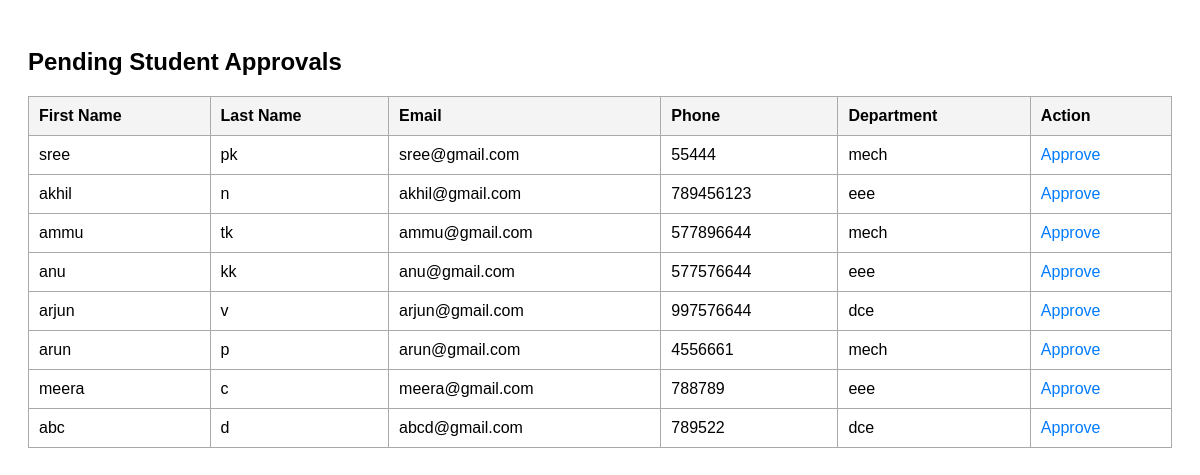
The app's page /viewstudents with its own data.
### collegeapp/models.py (models this page shows)
class student(models.Model):
    dep_id=models.ForeignKey(Department,on_delete=models.CASCADE)
    stud_id=models.ForeignKey(User,on_delete=models.CASCADE)
    phone=models.BigIntegerField()
    place=models.CharField(max_length=100)

class User(AbstractUser):
    usertype=models.CharField(max_length=50)

class Department(models.Model):
    Dep_Name=models.CharField(max_length=100)

### collegeapp/views.py (the view)
# urls.py: path('viewstudents',views.viewstudents,name='viewstudents'),
def viewstudents(request):
    x=student.objects.all()
    return render(request,'viewstudents.html',{'data':x})

### collegeapp/templates/viewstudents.html (shortened to what this page needs)
<!DOCTYPE html>
<html lang="en">
<head>
</head>
<body>
    <h2>Pending Student Approvals</h2>
    <table>
        <thead>
            <tr>
                <th>First Name</th>
                <th>Last Name</th>
                <th>Email</th>
                <th>Phone</th>
                <th>Department</th>
                <th>Action</th>
            </tr>
        </thead>
        <tbody>
            {% for i in data %}
            <tr>
                <td>{{ i.stud_id.first_name }}</td>
                <td>{{ i.stud_id.last_name }}</td>
                <td>{{ i.stud_id.email }}</td>
                <td>{{ i.phone }}</td>
                <td>{{ i.dep_id.Dep_Name }}</td>
                <td><a href="/admin_approve_students/{{ i.id }}">Approve</a></td>
            </tr>
            {% empty %}
            <tr>
                <td colspan="6">No students pending approval.</td>
            </tr>
            {% endfor %}
        </tbody>
    </table>
</body>
</html>

### collegeapp/templates/viewstudents.html (style rules this page uses)
body { font-family: Arial, sans-serif; padding: 20px; }
table { width: 100%; border-collapse: collapse; margin-top: 20px; }
th, td { border: 1px solid #aaa; padding: 10px; text-align: left; }
th { background-color: #f4f4f4; }
a { color: #007bff; text-decoration: none; }

### records on screen
student: stud_id.first_name "sree", stud_id.last_name "pk", stud_id.email "sree@gmail.com", phone "55444", dep_id.Dep_Name "mech"
student: stud_id.first_name "akhil", stud_id.last_name "n", stud_id.email "akhil@gmail.com", phone "789456123", dep_id.Dep_Name "eee"
student: stud_id.first_name "ammu", stud_id.last_name "tk", stud_id.email "ammu@gmail.com", phone "577896644", dep_id.Dep_Name "mech"
student: stud_id.first_name "anu", stud_id.last_name "kk", stud_id.email "anu@gmail.com", phone "577576644", dep_id.Dep_Name "eee"
student: stud_id.first_name "arjun", stud_id.last_name "v", stud_id.email "arjun@gmail.com", phone "997576644", dep_id.Dep_Name "dce"
student: stud_id.first_name "arun", stud_id.last_name "p", stud_id.email "arun@gmail.com", phone "4556661", dep_id.Dep_Name "mech"
student: stud_id.first_name "meera", stud_id.last_name "c", stud_id.email "meera@gmail.com", phone "788789", dep_id.Dep_Name "eee"
student: stud_id.first_name "abc", stud_id.last_name "d", stud_id.email "abcd@gmail.com", phone "789522", dep_id.Dep_Name "dce"
